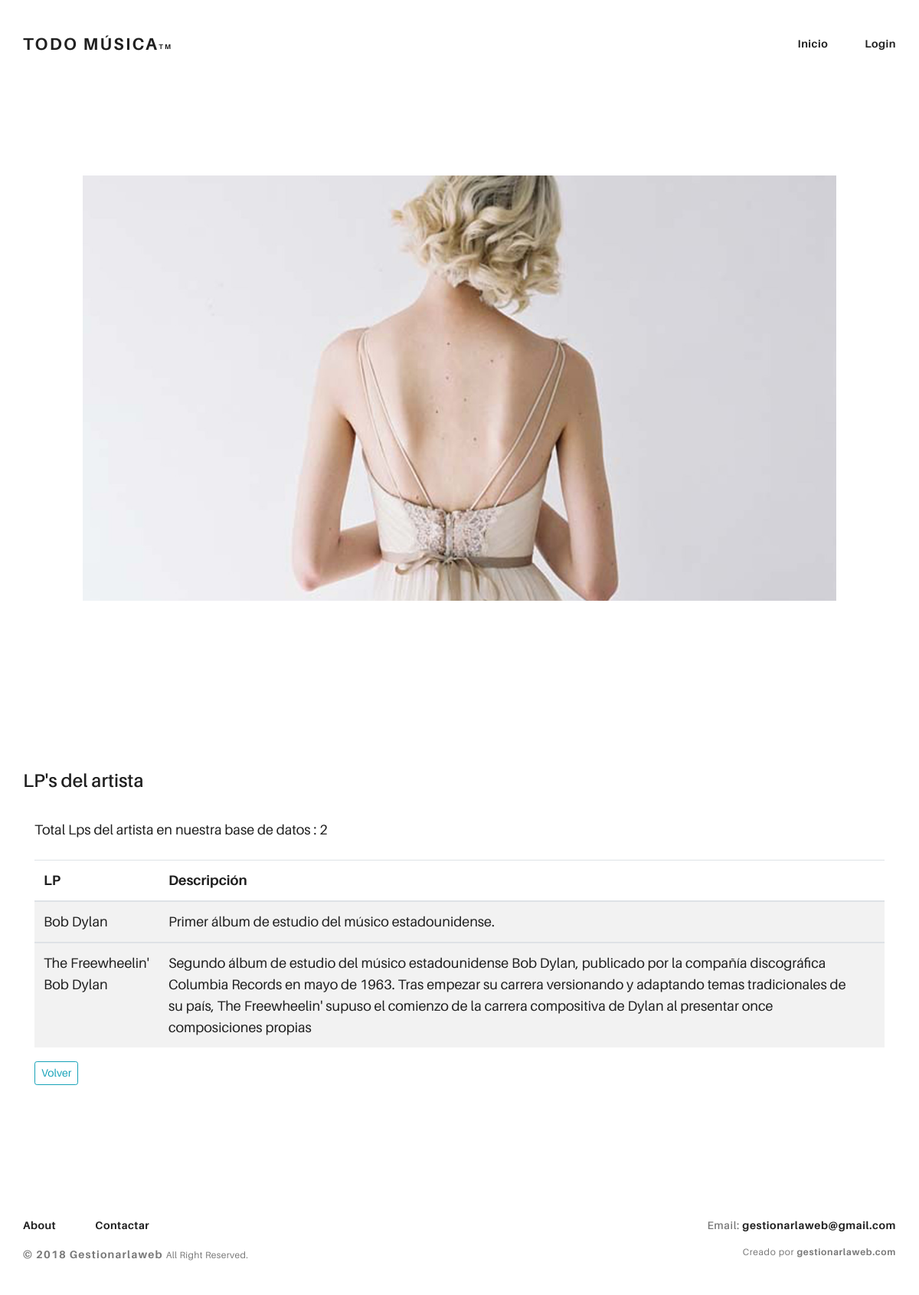
The page /index.php/cont_Lps/lps_artista/6 on the database its author committed.
### tables this page shows
CREATE TABLE `lp` (
  `id` int(11) NOT NULL,
  `id_artista` int(10) NOT NULL,
  `nombre` varchar(100) NOT NULL,
  `descripcion` text NOT NULL
);

### application/controllers/cont_Lps.php (called while the page is built, shortened)
<?php
class cont_Lps extends CI_Controller {
		public function lps_artista($id){
			$this->load->model("m_LPS", "lps");
			$lp = $this->lps->recuperar_lps_artista($id);
	       	$html = $this->load->view("lps/vista_lps_artista", array("lps_artista"=>$lp), true);
	      	$this->load->view('landingpage', array("contenido"=>$html)  );
		}
	}
?>

### index.php (called while the page is built, shortened)
<?php
require_once BASEPATH.'core/CodeIgniter.php';

### application/models/m_LPS.php (called while the page is built, shortened)
<?php
	class m_LPS extends CI_Model{
		function recuperar_lps_artista($id){
			$tmp = $this->db
			->select("id, id_artista, nombre, descripcion")
			->WHERE ('id_artista',$id)
			->get("lp");
		return $tmp->result_array();
		}
	}
?>

### application/views/lps/vista_lps_artista.php (the view, shortened to what this page needs)
<section class="ae-container-fluid ae-container-fluid--inner rk-blog">
        <div class="rk-blog__items">
          <div class="rk-blog__item">
            <div class="post-img post-9 rk-landscape-alt rk-tosquare">
            </div>
          </div>
        </div>
</section>
<div class="container">
   <div class="row">
     <h4>LP's del artista</h4>
        <div class="col-md-12">
          <?php $contador = 0; ?>
            <table class="table table-striped">
                <thead>
                  <tr>
                    <th>LP</th>
                    <th>Descripción</th>
                    <th></th>
                  </tr>
                </thead>
                <?php
                    foreach ($lps_artista as $bucle) {
                      $contador ++;
                echo '
                       <tbody>
                          <tr>
                            <td>'.$bucle["nombre"].'</td>
                            <td>'.$bucle["descripcion"].'</td>
                           <td></td>
                          </tr>
                        </tbody>
                      ';
                     }echo '<p>Total Lps del artista en nuestra base de datos : '.$contador.'</p>';
                ?>
             </table>
             <a href="<?php echo base_url("/index.php/cont_Artistas/artistas");?>"
              <button type="submit" class="btn btn-outline-info btn-sm ">Volver</button>
             </a>
        </div>
    </div>
</div>

### CDN/assets/css/urku.css (style rules this page uses)
body { margin: 0; }
.post-img { background-position: center center; background-repeat: no-repeat; background-size: cover; display: block; position: relative; }
.post-img:before { content: ""; display: block; padding-top: 100%; }
@media (min-width: 40em) { .rk-landscape-alt:before { padding-top: 56.45161%; } }
.rk-blog { padding-top: .25rem; }
.rk-blog__items { margin-bottom: 2.7rem; }
@media (min-width: 40em) { .rk-blog__items { -webkit-column-count: 1; -moz-column-count: 1; column-count: 1; -webkit-column-gap: .5rem; -moz-column-gap: .5rem; column-gap: .5rem; } }
.rk-blog__item { display: inline-block; margin: 0 0 10.6rem; width: 100%; }
.post-9 { background-image: url("../img/post-9.jpg"); }

### rows shown on the page
lp: nombre "Bob Dylan", descripcion "Primer álbum de estudio del músico estadounidense."
lp: nombre "The Freewheelin' Bob Dylan", descripcion "Segundo álbum de estudio del músico estadounidense Bob Dylan, publicado por la compañía discográfica Columbia Records en mayo de 1963. Tras empezar su carrera versionando y adaptando temas tradicionales de su país, The Freewheelin' supuso el comienzo de la carrera compositiva de Dylan al presentar once composiciones propias"

### other values the page prints
$contador "2"
mailto ( ' gestionarlaweb@gmail.com ' ,  'Contactar' ) "Contactar"
